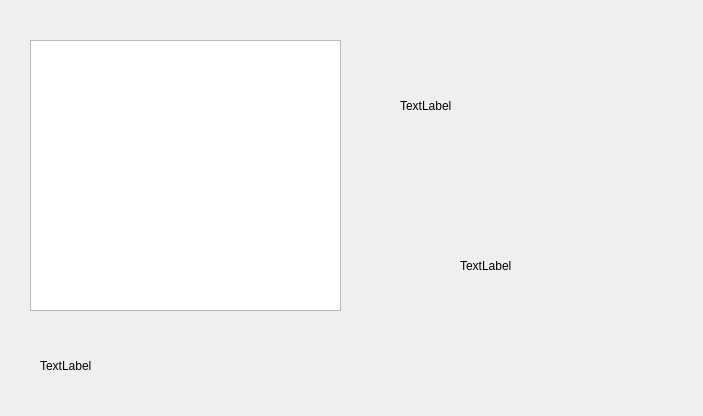
<?xml version="1.0" encoding="UTF-8"?>
<ui version="4.0">
 <class>WeatherWidget</class>
 <widget class="QWidget" name="WeatherWidget">
  <property name="geometry">
   <rect>
    <x>0</x>
    <y>0</y>
    <width>703</width>
    <height>416</height>
   </rect>
  </property>
  <property name="windowTitle">
   <string>Form</string>
  </property>
  <widget class="QGraphicsView" name="weatherIconView">
   <property name="geometry">
    <rect>
     <x>30</x>
     <y>40</y>
     <width>311</width>
     <height>271</height>
    </rect>
   </property>
  </widget>
  <widget class="QLabel" name="temperLabel">
   <property name="geometry">
    <rect>
     <x>400</x>
     <y>60</y>
     <width>261</width>
     <height>91</height>
    </rect>
   </property>
   <property name="text">
    <string>TextLabel</string>
   </property>
  </widget>
  <widget class="QLabel" name="statusLabel">
   <property name="geometry">
    <rect>
     <x>460</x>
     <y>230</y>
     <width>181</width>
     <height>71</height>
    </rect>
   </property>
   <property name="text">
    <string>TextLabel</string>
   </property>
  </widget>
  <widget class="QLabel" name="cityLabel">
   <property name="geometry">
    <rect>
     <x>40</x>
     <y>340</y>
     <width>201</width>
     <height>51</height>
    </rect>
   </property>
   <property name="text">
    <string>TextLabel</string>
   </property>
  </widget>
 </widget>
 <resources/>
 <connections/>
</ui>
